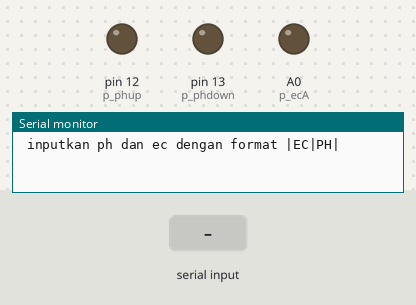
A sketch run on a simulated Arduino Uno, built with avr-gcc and run on an emulated ATmega328P. Shown: output pins drawn as LEDs (lit = HIGH), the last lines printed to the serial monitor. The test bench sets the inputs (shaded band).

Above: at 1.2 s.
1.3 s: "90|45\n" received over Serial
At 8.7 s:
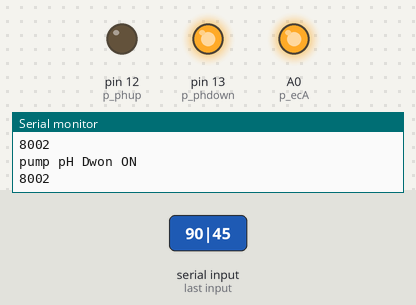
Timing chart, 0 to 20.5 s (numbered marks = the images above; inputs shaded):
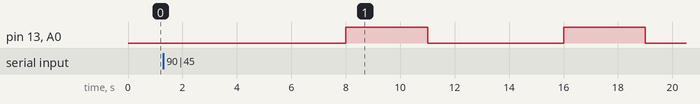

Measured:
- after the input at 1.3 s, pin 13 (p_phdown), A0 (p_ecA): alternates HIGH for 3.0 s and LOW for 5.0 s, starting after 6.7 s

The sketch:

Condition_EC_dan_PH.ino
```cpp
#define p_phup 12
#define p_phdown 13
#define p_ecA A0
#define p_ecB A1
float ph_a= 4.00, ph_b=6.00;
float ec_a=100.00, ec_b=200.00;
float temp_a, temp_b;
float hum_a, hum_b;
float lux_a;

float ph=5.00, ec=150.00;

bool b_ph, b_ec;
unsigned long start_ph, start_ec,  delay_cond_ph, delay_cond_ec;
int interval_ph = 3000; // 0.5 ph = 100 ml  , 100 ml = 3000 ms,
int interval_ec = 3000;
unsigned long interval_cond_ec = 5000;
unsigned long interval_cond_ph = 5000;

void setup() {
  Serial.begin(115200);
  pinMode(p_phup, OUTPUT);
  pinMode(p_phdown, OUTPUT);
  pinMode(p_ecA, OUTPUT);
  pinMode(p_ecA, OUTPUT);
  // put your setup code here, to run once:
  Serial.println(" inputkan ph dan ec dengan format |EC|PH| ");
}

void loop()
{

  if ( Serial.available() > 0)
  {
    String req = Serial.readStringUntil('\r');
    int ind1, ind2, ind3;
    String data1, data2;
    ind1 = req.indexOf('|');
    ind2 = req.indexOf('|', ind1 + 1);
    ind3 = req.indexOf('|', ind2 + 1);
    data1 = req.substring(ind1 + 1, ind2);
    data2 = req.substring(ind2 + 1, ind3);
    ec = data1.toFloat();
    ph = data2.toFloat();
    Serial.print("ec = ");
    Serial.println(ec);
    Serial.print("ph = ");
    Serial.println(ph);
  }
  if ( millis() - delay_cond_ec > interval_cond_ec && b_ec)
  {
//    delay_cond_ec = millis() - interval_cond_ec * 0.1;
    b_ec = Condition_ec(ec, ec_a, b_ec);
  }
  if ( millis() - delay_cond_ph > interval_cond_ph && b_ph)
  {
//    delay_cond_ph = millis() - interval_cond_ph * 0.1;
    b_ph = Condition_ph(ph, ph_a, ph_b, b_ph);
  }

  b_ec = OFFPUMPEC(start_ec, b_ec, interval_ec);
  b_ph = OFFPUMPPH(start_ph, b_ph, interval_ph);


}
```

Condition.ino
```cpp
bool Condition_ph(float ph, float ph_a, float ph_b, bool b_ph)
{
  if (b_ph)
  {
    if (ph < ph_a)
    {
      start_ph = millis();
      pumpON(p_phup);
      Serial.println("pump pH UP ON");
      Serial.println(millis());
      b_ph = false;
      //on ph up
    }
    else if ( ph > ph_b)
    {
      // on ph down
      start_ph = millis();
      pumpON(p_phdown);
      Serial.println("pump pH Dwon ON");
      Serial.println(millis());
      b_ph = false;
    }
    else
    {
      b_ph = true;
    }
  }
  return b_ph;
}
bool Condition_ec(float ec, float ec_a, bool b_ec)
{
  if (b_ec)
  {
    if ( ec < ec_a)
    {
      start_ec = millis();
      pumpON(p_ecA);
      pumpON(p_ecB);
      Serial.println("pump EC A & EC B ON ");
      Serial.println(millis());
      b_ec = false;
    }
    else
    {
      b_ec = true;
    }
  }
  return b_ec;
}

void pumpON(int pin)
{
  digitalWrite(pin, 1);

}
void pumpOFF(int pin)
{
  digitalWrite(pin, 0);
}
bool OFFPUMPEC(unsigned long start_EC, bool EC, int interval_EC)
{
  if (!EC)
  {
    if ( millis() - start_EC > interval_EC )
    {
      pumpOFF(p_ecA);
      pumpOFF(p_ecB);
      Serial.println("pump EC A & EC B OFF");
      Serial.println(millis());
      EC = true;
      delay_cond_ec = millis() ;
    }
  }
  return EC;
}
bool OFFPUMPPH( unsigned long start_PH, bool PH, int interval_PH)
{
  if (!PH)
  {
    if (millis() - start_PH > interval_PH)
    {
      pumpOFF(p_phdown);
      pumpOFF(p_phup);
      Serial.println("pump pH UP & pH Down OFF");
      Serial.println(millis());
      PH = true;
      delay_cond_ph = millis() ;

    }
  }
  return PH;
}
```
